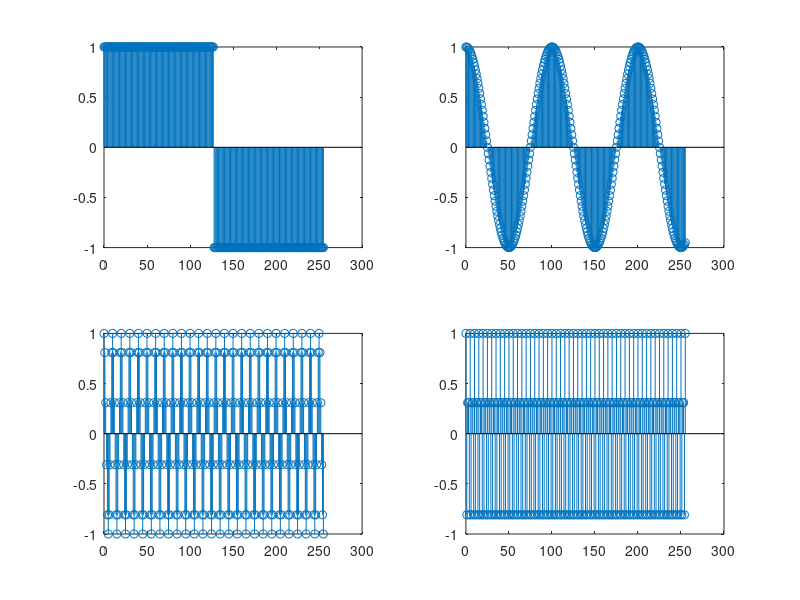
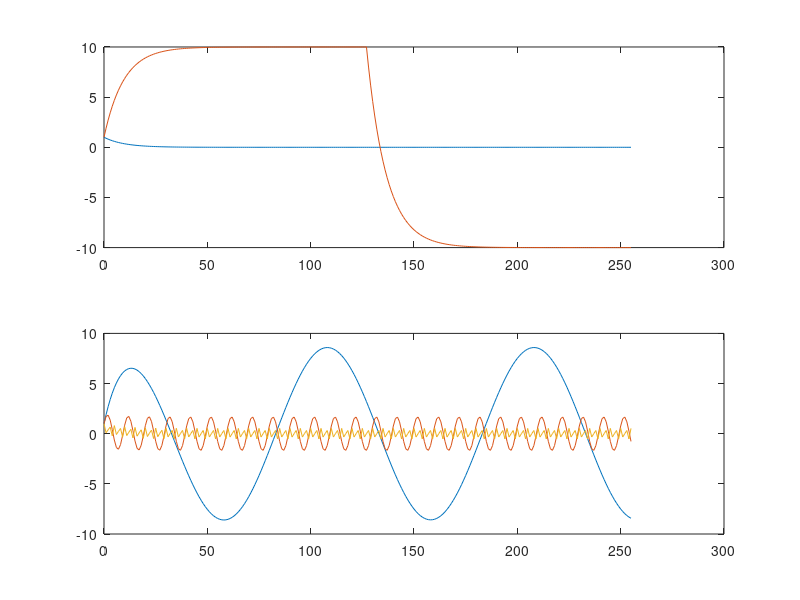
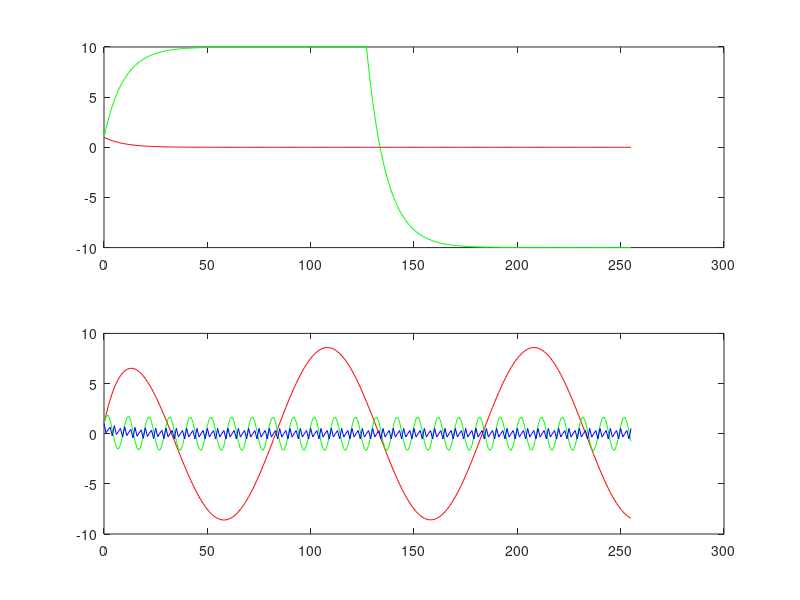
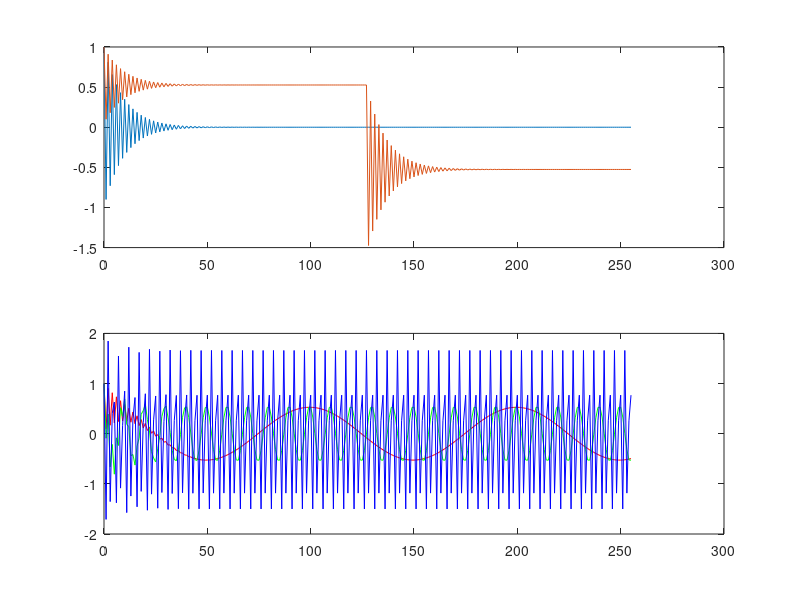

The MATLAB source for these figures, in order:
clc 
close all;
clear all;

%% Section 1 and 2
freq1 = 0.01;
freq2 = 0.1;
freq3 = 0.4;
n_in = 256;

nv = 0:(n_in - 1);

x1 = [1 , zeros(1,255)];

figure(1)
subplot(2,2,1)
x2 = square(nv*2*pi/256);
stem(nv(1:n_in),x2(1:n_in))

subplot(2,2,2)
x3 = cos(freq1*2*pi*nv);
stem(nv(1:n_in),x3(1:n_in))

subplot(2,2,3)
x4 = cos(freq2*2*pi*nv);
stem(nv(1:n_in),x4(1:n_in))

subplot(2,2,4)
x5 = cos(freq3*2*pi*nv);
stem(nv(1:n_in),x5(1:n_in))

%% Section 3
a = [1.0,-0.9];
b = 1;

figure(2)
subplot(2,1,1)
y1 = filter(b,a,x1);
plot(nv(1:n_in),y1(1:n_in))
hold on

y2 = filter(b,a,x2);
plot(nv(1:n_in),y2(1:n_in))

hold off

subplot(2,1,2)
y3 = filter(b,a,x3);
plot(nv(1:n_in),y3(1:n_in))
hold on

y4 = filter(b,a,x4);
plot(nv(1:n_in),y4(1:n_in))

y5 = filter(b,a,x5);
plot(nv(1:n_in),y5(1:n_in))

hold off
%% Section 4
a = [1.0,-0.9];
b = 1;

figure(3)
title('System 2')
subplot(2,1,1)
y1 = filter(b,a,x1);
plot(nv(1:n_in),y1(1:n_in),'r')
hold on

y2 = filter(b,a,x2);
plot(nv(1:n_in),y2(1:n_in),'g')

hold off

subplot(2,1,2)
y3 = filter(b,a,x3);
plot(nv(1:n_in),y3(1:n_in),'r')
hold on

y4 = filter(b,a,x4);
plot(nv(1:n_in),y4(1:n_in),'g')

y5 = filter(b,a,x5);
plot(nv(1:n_in),y5(1:n_in),'b')

hold off
% y3 = 8.59, y4 = 1.6, y5 = 0.5291
% y3 has the highest amplitude and y5 has the lowest amplitude

% The impulse response is the output when presented witha brief input
% signal.
% For the step response you can see that the filter function created a rise
% time for the values to reach its peak and a fall time for it to reach its
% minimum. The impulse function shows the small falltime untilit reached
% zero. 

% What is the steady state response after a step input? 
% It oscillates from -10 to 10
% y(n) = x(n) +1y(n-1)- 0.9y(n-2)

%% Section 5
% Comparison of two first order systems.
a = [1.0,0.9];
b = 1;

figure(4)
subplot(2,1,1)
y1 = filter(b,a,x1);
plot(nv(1:n_in),y1(1:n_in))

hold on
y2 = filter(b,a,x2);
plot(nv(1:n_in),y2(1:n_in))
hold off

subplot(2,1,2)
y3 = filter(b,a,x3);
plot(nv(1:n_in),y3(1:n_in),'r')
hold on

y4 = filter(b,a,x4);
plot(nv(1:n_in),y4(1:n_in),'g')

y5 = filter(b,a,x5);
plot(nv(1:n_in),y5(1:n_in),'b')
hold off

% 4. y3 = 0.524, y4 = 0.529, y5 = 1.66
% y5 has the highest amplitude and y3 has the lowest amplitude

% For the impulse there is an initial oscillation that stabilizes at 0 after a short time
%for the step function there is an oscillation during the rise period to the 
%high value until it stabilizes and then another delayed oscillation during the fall time 
%to the low value until it stabilizes after a short period of time

% It oscillates from -1.75 to 1.75
% y(n) = x(n) +1y(n-1)+ 0.9y(n-2) 

% 5. Compare System 1 and System 2.
% • What is the effect of changing the sign of a(2) on the impulse and step
% response for these two systems?
% The LPF will become a HPF as the second value will be the negative of the
% original

% • What do you think will happen if the absolute value of a(2) is decreased?
% Why?
%The steady state amplitude will be lower becasue the denominator is
%higher.

% • What do you think will happen if the absolute value of a(2) is increased?
% Why?
%The steady state amplitude will be higher becasue the denominator is
%smaller.

% • If System 1 is used as an “exponential average”, what value should b(1) have
% to insure that for a constant input value, the output will be that same value?
% We should have 0.1 or 1/10 because the times constant is 10 samples.
%% Comparison of Four Second Order Systems
alpha  = 0.95;
alpha2 = 0.99;
w = 2 * pi * 0.1;
% System 3
a3 = [1, -2*alpha*cos(w), alpha^2];
b3 = [1, -alpha*cos(w)];
figure(5)
subplot(2,1,1)
y1 = filter(b3,a3,x1);
plot(nv(1:n_in),y1(1:n_in))
hold on

y2 = filter(b3,a3,x2);
plot(nv(1:n_in),y2(1:n_in))

hold off

subplot(2,1,2)
y3 = filter(b3,a3,x3);
plot(nv(1:n_in),y3(1:n_in),"r")
hold on

y4 = filter(b3,a3,x4);
plot(nv(1:n_in),y4(1:n_in),"g")

y5 = filter(b3,a3,x5);
plot(nv(1:n_in),y5(1:n_in),"b")

hold off


% System 4
a4 = [1, -2*alpha*cos(2*w), alpha^2];
b4 = [1, -alpha*cos(2*w)];
figure(6)
subplot(2,1,1)
y1 = filter(b4,a4,x1);
plot(nv(1:n_in),y1(1:n_in))
hold on

y2 = filter(b4,a4,x2);
plot(nv(1:n_in),y2(1:n_in))

hold off
subplot(2,1,2)
y3 = filter(b4,a4,x3);
plot(nv(1:n_in),y3(1:n_in),"r")
hold on

y4 = filter(b4,a4,x4);
plot(nv(1:n_in),y4(1:n_in),"g")

y5 = filter(b4,a4,x5);
plot(nv(1:n_in),y5(1:n_in),"b")

hold off

% System 5

a5 = [1, -2*alpha2*cos(w), alpha2^2];
b5 = [1, -alpha2*cos(w)];
figure(7)
subplot(2,1,1)
y1 = filter(b5,a5,x1);
plot(nv(1:n_in),y1(1:n_in))
hold on

y2 = filter(b5,a5,x2);
plot(nv(1:n_in),y2(1:n_in))

hold off

subplot(2,1,2)
y3 = filter(b5,a5,x3);
plot(nv(1:n_in),y3(1:n_in),"r")
hold on

y4 = filter(b5,a5,x4);
plot(nv(1:n_in),y4(1:n_in),"g")

y5 = filter(b5,a5,x5);
plot(nv(1:n_in),y5(1:n_in),"b")

hold off

% System 6
a6 = [1, -2*alpha*cos(w), alpha^2];
b6 = [0, alpha*sin(w)] ;

figure(8)
subplot(2,1,1)
y1 = filter(b6,a6,x1);
plot(nv(1:n_in),y1(1:n_in))
hold on

y2 = filter(b6,a6,x2);
plot(nv(1:n_in),y2(1:n_in))

hold off

subplot(2,1,2)
y3 = filter(b6,a6,x3);
plot(nv(1:n_in),y3(1:n_in),"r")
hold on

y4 = filter(b6,a6,x4);
plot(nv(1:n_in),y4(1:n_in),"g")

y5 = filter(b6,a6,x5);
plot(nv(1:n_in),y5(1:n_in),"b")

hold off

% 2. Compare System 3 and System 4.
% • Describe the impulse response of each system.
%The impulse response for both systems is initial oscillation whose magnitude approaches 0. System 4 has a greater frequency of oscillation than system 3.

% • How does using 2w instead of w affect the impulse and step responses?
% Doubling the freqeuncy increases the oscillation for both the impulse and step responses, but only affects the magnitude for the step response.

% • How does using 2w instead of w affect the response to the cosines at the
% three different input frequencies?
% The 0.01 Hz signal has a transient oscillation with a larger fundamental amplitude is lower in magnitude but lasts longer, 
% The 0.1 Hz signal takes longer to reach steady state, amplitude is greater
% The 0.4 Hz signal has less transient oscillation but it lasts longer, amplitude is greater

% 3. Compare System 3 and System 5. How does increasing alpha affect:
% • the duration of the impulse responses?
% Increasing the alpha effect causes the system to take longer to reach steady state 
% and as a result, the impulse response for system 5 is still oscillating by the final sample.

% • the relative response to the three different input frequencies?
% The 0.01 Hz signal has a transient oscillation with a larger fundamental amplitude is lower in magnitude but lasts longer, 
% The 0.1 Hz signal takes longer to reach steady state, amplitude is greater
% The 0.4 Hz signal has less transient oscillation but it lasts longer, amplitude is greater

% 4. Compare System 3 and System 6:
% • Compare the impulse and frequency responses over the full time interval.
% Zoom in on the first 20 samples and compare again.
% The impulse response is very similar, but system 6 starts a sine
% behaviour while the system 3 starts a cosine behaviour. All with the same
% frequency.

% • Compare the steady state amplitudes of the responses to cosines at the
% three different input frequencies.
% The 0.1Hz has a similar amplitudes while the 0.01Hz is rejected by the
% System 3, while the system 6 rejects the 0.4Hz better

%% Cascade connection of two first order systems
a1 = [1.0,-0.9];
b1 = 1;

a7 = 1;
b7 = [1,-0.9];

% impulse response
figure(9)
subplot(2,1,1)
h1 = filter(b1,a1,x1);
stem(nv(1:50),h1(1:50))

subplot(2,1,2)
h7 = filter(b7,a7,x1);
stem(nv(1:50),h7(1:50))

% cascade connections
figure(10)
subplot(2,1,1)
z7 = filter(b7,a7,h1);
stem(nv(1:10),z7(1:10))

subplot(2,1,2)
z1 = filter(b1,a1,h7);
stem(nv(1:10),z1(1:10))

% 3. Draw block diagrams for the two cascaded systems and label h1, z7, h7, and z1.
%    Check external figure.
% 
% 4. Analytically compute the first 5 values of y1, z1, y7, and z7.
% y1 = 1, 0.9, 0.81 , 0.7290, 0.6561
% z1 = 1, 0  , 0    , 0     , 0;
% y7 = 1,-0.9, 0    , 0     , 0;
% z7 = 1,   0, 0    , 0     ,  0;
% 
% 5. y7 and z7 has an extra impulse at n=1 and would decrease to zero slower.